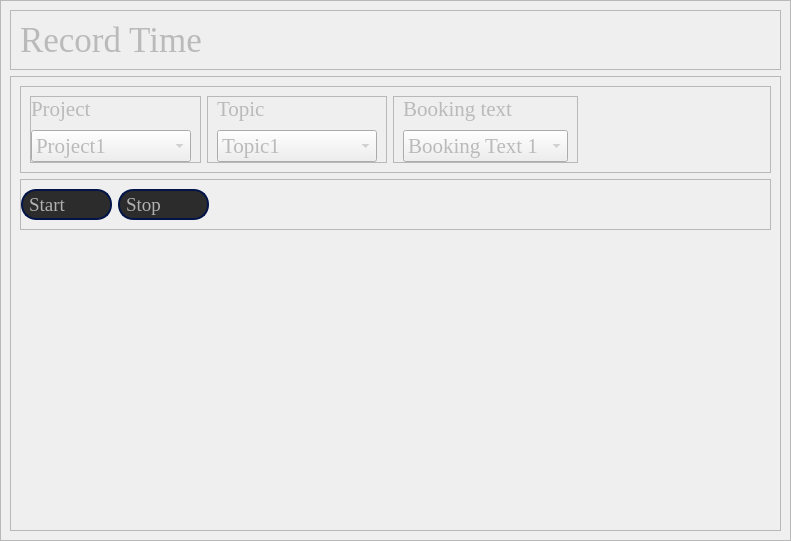
            <widget class="QWidget" name="recordTimePage">
             <property name="sizePolicy">
              <sizepolicy hsizetype="Expanding" vsizetype="Expanding">
               <horstretch>0</horstretch>
               <verstretch>0</verstretch>
              </sizepolicy>
             </property>
             <property name="minimumSize">
              <size>
               <width>791</width>
               <height>541</height>
              </size>
             </property>
             <property name="styleSheet">
              <string notr="true">QLabel{
	color: rgb(186, 186, 186);
}

QComboBox{
	color: rgb(186, 186, 186);
}</string>
             </property>
             <layout class="QVBoxLayout" name="verticalLayout_36">
              <property name="spacing">
               <number>0</number>
              </property>
              <property name="leftMargin">
               <number>0</number>
              </property>
              <property name="topMargin">
               <number>0</number>
              </property>
              <property name="rightMargin">
               <number>0</number>
              </property>
              <property name="bottomMargin">
               <number>0</number>
              </property>
              <item>
               <widget class="QFrame" name="recordTimePageFrame">
                <property name="frameShape">
                 <enum>QFrame::Shape::StyledPanel</enum>
                </property>
                <property name="frameShadow">
                 <enum>QFrame::Shadow::Raised</enum>
                </property>
                <layout class="QVBoxLayout" name="verticalLayout_35">
                 <item>
                  <widget class="QFrame" name="recordTimePageTitleFrame">
                   <property name="frameShape">
                    <enum>QFrame::Shape::StyledPanel</enum>
                   </property>
                   <property name="frameShadow">
                    <enum>QFrame::Shadow::Raised</enum>
                   </property>
                   <layout class="QVBoxLayout" name="verticalLayout_33">
                    <item>
                     <widget class="QLabel" name="title">
                      <property name="font">
                       <font>
                        <family>Times New Roman</family>
                        <pointsize>26</pointsize>
                       </font>
                      </property>
                      <property name="text">
                       <string>Record Time</string>
                      </property>
                     </widget>
                    </item>
                   </layout>
                  </widget>
                 </item>
                 <item>
                  <widget class="QFrame" name="recordTimeContentFrame">
                   <property name="styleSheet">
                    <string notr="true">QComboBox{
	color: rgb(186, 186, 186);
}</string>
                   </property>
                   <property name="frameShape">
                    <enum>QFrame::Shape::StyledPanel</enum>
                   </property>
                   <property name="frameShadow">
                    <enum>QFrame::Shadow::Raised</enum>
                   </property>
                   <layout class="QVBoxLayout" name="verticalLayout_34">
                    <property name="leftMargin">
                     <number>9</number>
                    </property>
                    <item>
                     <widget class="QFrame" name="recordTimeSettingFrame">
                      <property name="frameShape">
                       <enum>QFrame::Shape::StyledPanel</enum>
                      </property>
                      <property name="frameShadow">
                       <enum>QFrame::Shadow::Raised</enum>
                      </property>
                      <layout class="QHBoxLayout" name="horizontalLayout_27">
                       <item>
                        <widget class="QFrame" name="projectFrame">
                         <property name="frameShape">
                          <enum>QFrame::Shape::StyledPanel</enum>
                         </property>
                         <property name="frameShadow">
                          <enum>QFrame::Shadow::Raised</enum>
                         </property>
                         <layout class="QVBoxLayout" name="verticalLayout_26">
                          <property name="spacing">
                           <number>9</number>
                          </property>
                          <property name="leftMargin">
                           <number>0</number>
                          </property>
                          <property name="topMargin">
                           <number>0</number>
                          </property>
                          <property name="rightMargin">
                           <number>9</number>
                          </property>
                          <property name="bottomMargin">
                           <number>0</number>
                          </property>
                          <item>
                           <widget class="QLabel" name="projectLabel">
                            <property name="font">
                             <font>
                              <family>Times New Roman</family>
                              <pointsize>16</pointsize>
                             </font>
                            </property>
                            <property name="text">
                             <string>Project</string>
                            </property>
                           </widget>
                          </item>
                          <item>
                           <widget class="QComboBox" name="projectDropDownList">
                            <property name="minimumSize">
                             <size>
                              <width>160</width>
                              <height>30</height>
                             </size>
                            </property>
                            <property name="font">
                             <font>
                              <family>Times New Roman</family>
                              <pointsize>16</pointsize>
                             </font>
                            </property>
                            <property name="styleSheet">
                             <string notr="true">color: rgb(186, 186, 186);</string>
                            </property>
                            <item>
                             <property name="text">
                              <string>Project1</string>
                             </property>
                            </item>
                            <item>
                             <property name="text">
                              <string>Project2</string>
                             </property>
                            </item>
                            <item>
                             <property name="text">
                              <string>Project3</string>
                             </property>
                            </item>
                            <item>
                             <property name="text">
                              <string>Project4</string>
                             </property>
                            </item>
                            <item>
                             <property name="text">
                              <string>Project5</string>
                             </property>
                            </item>
                           </widget>
                          </item>
                         </layout>
                        </widget>
                       </item>
                       <item>
                        <widget class="QFrame" name="topicFrame">
                         <property name="frameShape">
                          <enum>QFrame::Shape::StyledPanel</enum>
                         </property>
                         <property name="frameShadow">
                          <enum>QFrame::Shadow::Raised</enum>
                         </property>
                         <layout class="QVBoxLayout" name="verticalLayout_27">
                          <property name="spacing">
                           <number>9</number>
                          </property>
                          <property name="leftMargin">
                           <number>9</number>
                          </property>
                          <property name="topMargin">
                           <number>0</number>
                          </property>
                          <property name="bottomMargin">
                           <number>0</number>
                          </property>
                          <item>
                           <widget class="QLabel" name="topicLabel">
                            <property name="font">
                             <font>
                              <family>Times New Roman</family>
                              <pointsize>16</pointsize>
                             </font>
                            </property>
                            <property name="text">
                             <string>Topic</string>
                            </property>
                           </widget>
                          </item>
                          <item>
                           <widget class="QComboBox" name="topicDropDownList">
                            <property name="minimumSize">
                             <size>
                              <width>160</width>
                              <height>30</height>
                             </size>
                            </property>
                            <property name="font">
                             <font>
                              <family>Times New Roman</family>
                              <pointsize>16</pointsize>
                             </font>
                            </property>
                            <property name="styleSheet">
                             <string notr="true">color: rgb(186, 186, 186);</string>
                            </property>
                            <item>
                             <property name="text">
                              <string>Topic1</string>
                             </property>
                            </item>
                            <item>
                             <property name="text">
                              <string>Topic2</string>
                             </property>
                            </item>
                            <item>
                             <property name="text">
                              <string>Topic3</string>
                             </property>
                            </item>
                            <item>
                             <property name="text">
                              <string>Topic4</string>
                             </property>
                            </item>
                            <item>
                             <property name="text">
                              <string>Topic5</string>
                             </property>
                            </item>
                           </widget>
                          </item>
                         </layout>
                        </widget>
                       </item>
                       <item>
                        <widget class="QFrame" name="bookingtextFrame">
                         <property name="frameShape">
                          <enum>QFrame::Shape::StyledPanel</enum>
                         </property>
                         <property name="frameShadow">
                          <enum>QFrame::Shadow::Raised</enum>
                         </property>
                         <layout class="QVBoxLayout" name="verticalLayout_32">
                          <property name="spacing">
                           <number>9</number>
                          </property>
                          <property name="topMargin">
                           <number>0</number>
                          </property>
                          <property name="bottomMargin">
                           <number>0</number>
                          </property>
                          <item>
                           <widget class="QLabel" name="bookingtextLabel">
                            <property name="font">
                             <font>
                              <family>Times New Roman</family>
                              <pointsize>16</pointsize>
                             </font>
                            </property>
                            <property name="text">
                             <string>Booking text</string>
                            </property>
                           </widget>
                          </item>
                          <item>
                           <widget class="QComboBox" name="bookingtextDropDownList">
                            <property name="minimumSize">
                             <size>
                              <width>160</width>
                              <height>30</height>
                             </size>
                            </property>
                            <property name="font">
                             <font>
                              <family>Times New Roman</family>
                              <pointsize>16</pointsize>
                             </font>
                            </property>
                            <property name="styleSheet">
                             <string notr="true">color: rgb(186, 186, 186);</string>
                            </property>
                            <item>
                             <property name="text">
                              <string>Booking Text 1</string>
                             </property>
                            </item>
                            <item>
                             <property name="text">
                              <string>Booking Text 2</string>
                             </property>
                            </item>
                            <item>
                             <property name="text">
                              <string>Booking Text 3</string>
                             </property>
                            </item>
                            <item>
                             <property name="text">
                              <string>Booking Text 4</string>
                             </property>
                            </item>
                            <item>
                             <property name="text">
                              <string>Booking Text 5</string>
                             </property>
                            </item>
                           </widget>
                          </item>
                         </layout>
                        </widget>
                       </item>
                       <item>
                        <spacer name="horizontalSpacer_7">
                         <property name="orientation">
                          <enum>Qt::Orientation::Horizontal</enum>
                         </property>
                         <property name="sizeHint" stdset="0">
                          <size>
                           <width>88</width>
                           <height>20</height>
                          </size>
                         </property>
                        </spacer>
                       </item>
                       <item>
                        <spacer name="horizontalSpacer_8">
                         <property name="orientation">
                          <enum>Qt::Orientation::Horizontal</enum>
                         </property>
                         <property name="sizeHint" stdset="0">
                          <size>
                           <width>88</width>
                           <height>20</height>
                          </size>
                         </property>
                        </spacer>
                       </item>
                      </layout>
                     </widget>
                    </item>
                    <item>
                     <widget class="QFrame" name="buttonsFrame">
                      <property name="frameShape">
                       <enum>QFrame::Shape::StyledPanel</enum>
                      </property>
                      <property name="frameShadow">
                       <enum>QFrame::Shadow::Raised</enum>
                      </property>
                      <layout class="QHBoxLayout" name="horizontalLayout_28">
                       <property name="leftMargin">
                        <number>0</number>
                       </property>
                       <item>
                        <widget class="QPushButton" name="startBtn_2">
                         <property name="minimumSize">
                          <size>
                           <width>91</width>
                           <height>31</height>
                          </size>
                         </property>
                         <property name="font">
                          <font>
                           <family>Times New Roman</family>
                           <pointsize>14</pointsize>
                          </font>
                         </property>
                         <property name="styleSheet">
                          <string notr="true">QPushButton{
	background-color: rgb(44, 44, 44);
	border: 2px solid  rgb(2, 20, 72);
	border-radius: 15px;
	color: rgb(177, 177, 177);
	padding-left: 6px;
	padding-right: 2px;
	text-align: left;
}
QPushButton::hover{
	background-color: rgb(23, 32, 42);
}
QPushButton::pressed{
	background-color: rgb(3, 1, 59)
}</string>
                         </property>
                         <property name="text">
                          <string>Start</string>
                         </property>
                         <property name="icon">
                          <iconset resource="../resources/icons/dark/iconsDark.qrc">
                           <normaloff>:/iconsDark/icons/play.svg</normaloff>:/iconsDark/icons/play.svg</iconset>
                         </property>
                        </widget>
                       </item>
                       <item>
                        <widget class="QPushButton" name="stopBtn_2">
                         <property name="enabled">
                          <bool>false</bool>
                         </property>
                         <property name="minimumSize">
                          <size>
                           <width>91</width>
                           <height>31</height>
                          </size>
                         </property>
                         <property name="font">
                          <font>
                           <family>Times New Roman</family>
                           <pointsize>14</pointsize>
                          </font>
                         </property>
                         <property name="styleSheet">
                          <string notr="true">QPushButton{
	background-color: rgb(44, 44, 44);
	border: 2px solid  rgb(2, 20, 72);
	border-radius: 15px;
	color: rgb(177, 177, 177);
	padding-left: 6px;
	padding-right: 2px;
	text-align: left;
}
QPushButton::hover{
	background-color: rgb(23, 32, 42);
}
QPushButton::pressed{
	background-color: rgb(3, 1, 59)
}</string>
                         </property>
                         <property name="text">
                          <string>Stop</string>
                         </property>
                         <property name="icon">
                          <iconset resource="../resources/icons/dark/iconsDark.qrc">
                           <normaloff>:/iconsDark/icons/stop-circle.svg</normaloff>:/iconsDark/icons/stop-circle.svg</iconset>
                         </property>
                        </widget>
                       </item>
                       <item>
                        <spacer name="horizontalSpacer_12">
                         <property name="orientation">
                          <enum>Qt::Orientation::Horizontal</enum>
                         </property>
                         <property name="sizeHint" stdset="0">
                          <size>
                           <width>270</width>
                           <height>20</height>
                          </size>
                         </property>
                        </spacer>
                       </item>
                       <item>
                        <spacer name="horizontalSpacer_13">
                         <property name="orientation">
                          <enum>Qt::Orientation::Horizontal</enum>
                         </property>
                         <property name="sizeHint" stdset="0">
                          <size>
                           <width>270</width>
                           <height>20</height>
                          </size>
                         </property>
                        </spacer>
                       </item>
                      </layout>
                     </widget>
                    </item>
                    <item>
                     <spacer name="verticalSpacer_3">
                      <property name="orientation">
                       <enum>Qt::Orientation::Vertical</enum>
                      </property>
                      <property name="sizeHint" stdset="0">
                       <size>
                        <width>20</width>
                        <height>89</height>
                       </size>
                      </property>
                     </spacer>
                    </item>
                    <item>
                     <spacer name="verticalSpacer_4">
                      <property name="orientation">
                       <enum>Qt::Orientation::Vertical</enum>
                      </property>
                      <property name="sizeHint" stdset="0">
                       <size>
                        <width>20</width>
                        <height>89</height>
                       </size>
                      </property>
                     </spacer>
                    </item>
                    <item>
                     <spacer name="verticalSpacer_5">
                      <property name="orientation">
                       <enum>Qt::Orientation::Vertical</enum>
                      </property>
                      <property name="sizeHint" stdset="0">
                       <size>
                        <width>20</width>
                        <height>89</height>
                       </size>
                      </property>
                     </spacer>
                    </item>
                   </layout>
                  </widget>
                 </item>
                </layout>
               </widget>
              </item>
             </layout>
            </widget>
